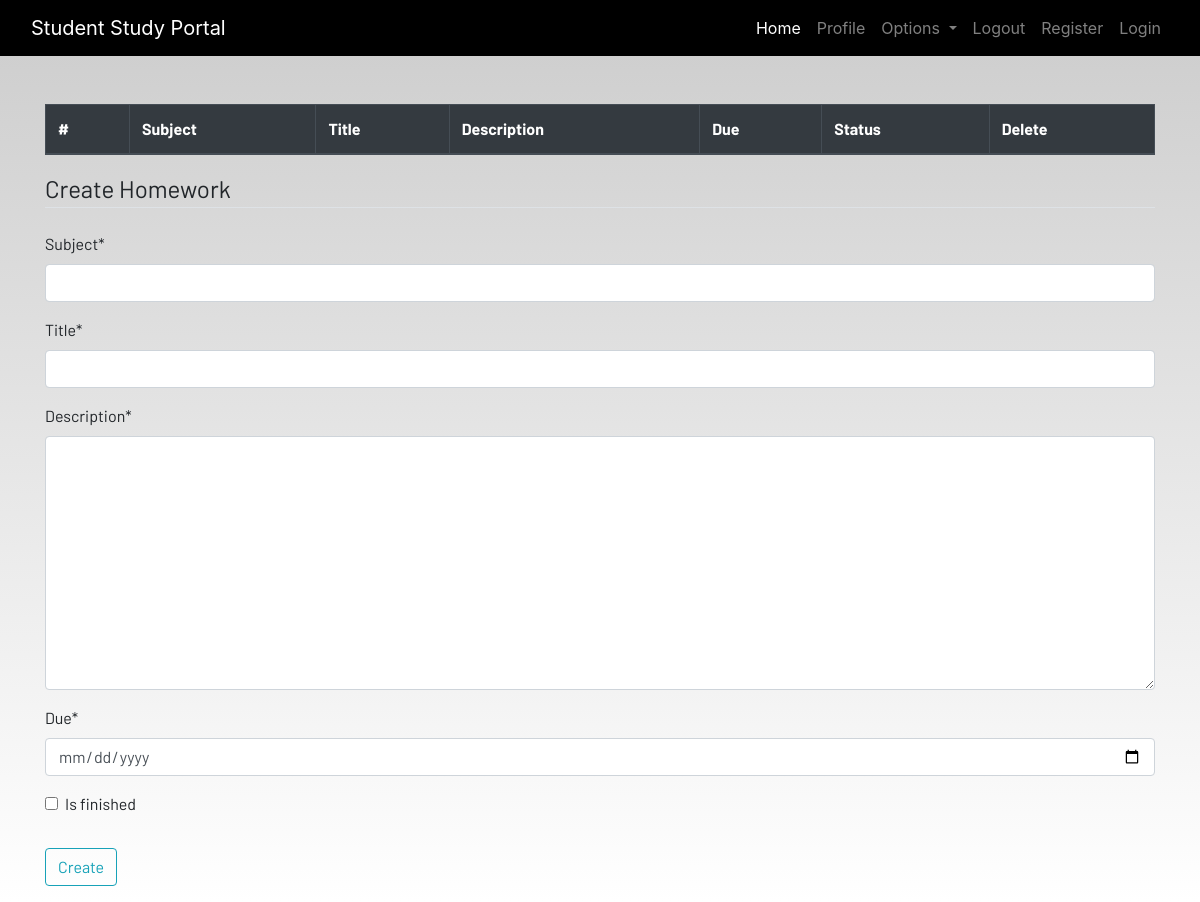
The app's page /homework (signed in), older data.
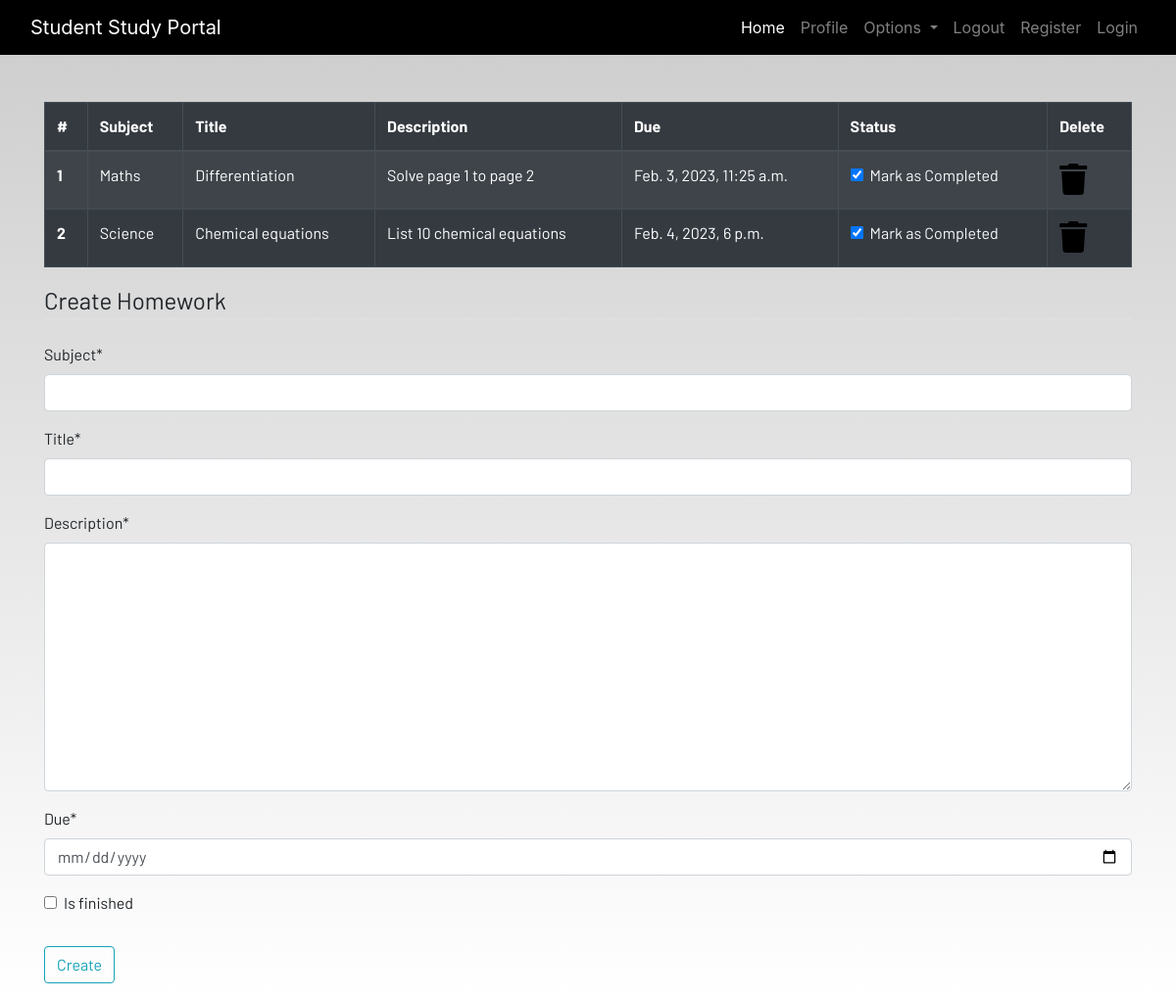
The same page, newer data.
### dashboard/models.py (models this page shows, shortened)
class Homework(models.Model):
    user = models.ForeignKey(User, on_delete=models.CASCADE)
    subject = models.CharField(max_length=50)
    title=models.CharField(max_length=100)
    description=models.TextField()
    due=models.DateTimeField()
    is_finished=models.BooleanField(default=False)

### dashboard/views.py (the view)
# urls.py: path('homework', views.homework, name="homework"),
def homework(request):
    if request.method == 'POST':
        form = HomeworkForm(request.POST)
        if form.is_valid():
            try:
                finished = request.POST['is_finished']
                if finished == 'on':
                    finished = True
                else:
                    finished = False
            except:
                finished = False
            homeworks = Homework(
                user = request.user,
                subject = request.POST['subject'],
                title = request.POST['title'],
                description = request.POST['description'],
                due = request.POST['due'],
                is_finished = finished
            )
            homeworks.save()
            messages.success(request, f"Homework added from {request.user.username}!!")
    else:
        form = HomeworkForm
    homework=Homework.objects.filter(user=request.user)
    if len(homework) == 0:
        homework_done = True
    else:
        homework_done = False
    context = {
        'homeworks':homework,
        'homeworks_done':homework_done,
        'form':form
    }
    return render(request, 'dashboard/homework.html', context)

### dashboard/templates/dashboard/homework.html (shortened to what this page needs)
{% extends 'dashboard/base.html' %}
{% load static %}
{% load crispy_forms_tags %}
{% block content %}
<div class="container">
    {% if not homework_done %}
    <table class="table table-striped table-bordered table-hover table-dark">
        <thead>
            <tr>
                <th scope="col">#</th>
                <th scope="col">Subject</th>
                <th scope="col">Title</th>
                <th scope="col">Description</th>
                <th scope="col">Due</th>
                <th scope="col">Status</th>
                <th scope="col">Delete</th>
            </tr>
        </thead>
        <tbody>
            {% for homework in homeworks  %}
            <tr>
                <th scope="row">{{forloop.counter}}</th>
                <td>{{homework.subject}}</td>
                <td>{{homework.title}}</td>
                <td>{{homework.description}}</td>
                <td>{{homework.due}}</td>
                <td>
                    <a href="{% url 'dashboard:updatehomework' homework.id %}">
                        <div class="form-check">
                            {% if homework.is_finished == True %}
                            <input class="form-check-input" type="checkbox" value="" checked>
                            {% else %}
                            <input class="form-check-input" type="checkbox" value="">
                            {% endif %}
                            <label class="form-check-label text-light" for="flexCheckDefault">
                                Mark as Completed
                            </label>
                        </div>
                    </a>
                </td>
                <td><a href="{% url 'dashboard:delhomework' homework.id %}"><i class="fa fa-trash fa-2x"></i></a></td>
            </tr>
            {% endfor %}
        </tbody>
    </table>
    {% else %}
    <h4>All homeworks are completed!! Create to have more!!</h4>
    {% endif %}
</div>
<div class=" container">
    <form method="POST">
        <fieldset class="form-group">
            <legend class="border-bottom mb-4">Create Homework</legend>
            {{form|crispy}}
        </fieldset>
        <div class="form-group">
            <button href="" class="btn btn-outline-info" type="submit">
                Create
            </button>
        </div>
    </form>
</div>
{% endblock content %}

Row changes from the older to the newer data that the page shows:
added Homework: subject "Maths", title "Differentiation", description "Solve page 1 to page 2", due "Feb. 3, 2023, 11:25 a.m."
added Homework: subject "Science", title "Chemical equations", description "List 10 chemical equations", due "Feb. 4, 2023, 6 p.m."
